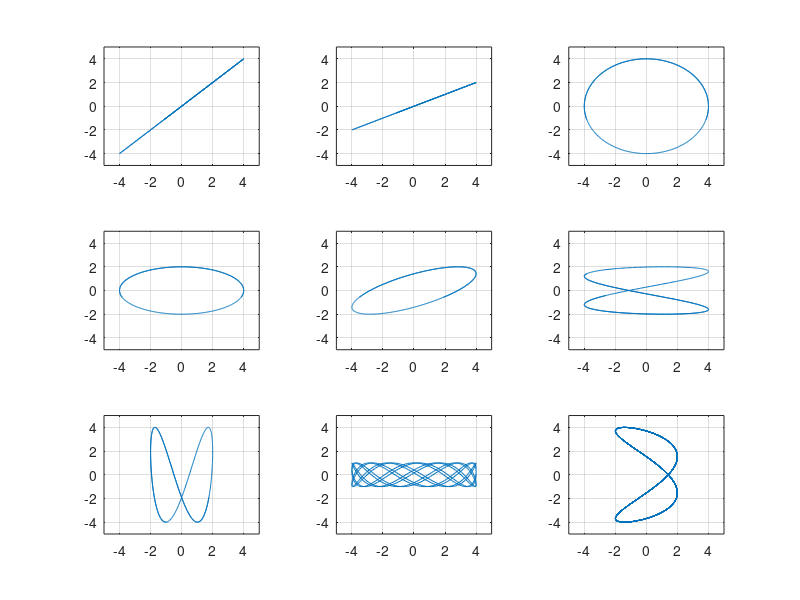

Source code (MATLAB):
% Tomasz Targiel
% Lista 3
% Zadanie 1

clear; % Czyszcze workspace
clc; % Czyszcze command window

% Deklaruje zmienne
Ax = [4, 4, 4, 4, 4, 4, 2, 4, 2];
Ay = [4, 2, 4, 2, 2, 2, 4, 1, 4];
omega_x = [1, 1, 1, 1, 1, 2, 1, pi, 20];
omega_y = [1, 1, 1, 1, 1, 1, 2, 10, 10];
delta = [pi, pi, pi + pi / 2, pi + pi / 2, pi - pi / 4, 0.5 - pi / 4, pi / 4, pi, pi - pi / 4];
alfa = [pi, pi, pi, pi, pi, 0.5, 0.5, 5, pi];
t = linspace(-5, 5, 1000);

for n = 1:9
    x = Ax(n) * cos(omega_x(n) * t + delta(n));
    y = Ay(n) * cos(omega_y(n) * t + alfa(n));
    subplot(3, 3, n); % Generuje podzial na siatke 3x3 i aktywuje n-ty kwadrat
    plot(x, y); % Rysuje wykres
    axis([-5, 5, -5, 5]); % Ustalam zakres osi
    grid; % Rysuje siatke
end
